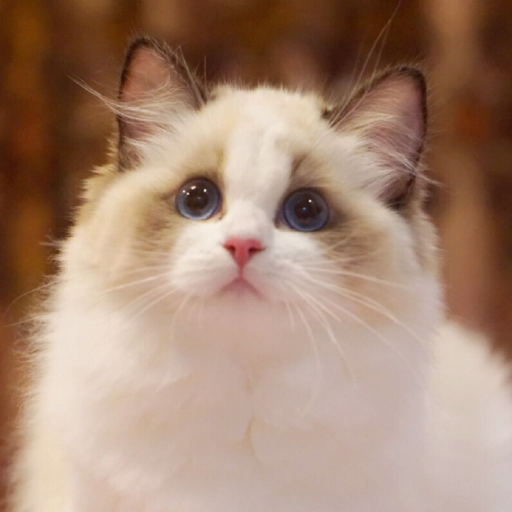
#> input picture object_dection/timg.jpg, 1024 x 1023 px (shown at 1/2 size)
$ python data_augment.py
#> lines starting #> are read from the running program, lines starting #| are printed output that depends on the picture
# 包括:
#     1. 裁剪(需改变bbox)
#     2. 平移(需改变bbox)
#     3. 改变亮度
#     4. 加噪声
#     5. 旋转角度(需要改变bbox)
#     6. 镜像(需要改变bbox)
#     7. cutout
# 注意:
#     random.seed(),相同的seed,产生的随机数是一样的!!

import time
import random
import cv2
import os
import math
import numpy as np
from skimage.util import random_noise
from skimage import exposure


# [23 lines left out: function show_pic, not called in this run]


# 图像均为cv2读取
class DataAugmentForObjectDetection():
    def __init__(self, rotation_rate=0.5, max_rotation_angle=5,
                 crop_rate=0.5, shift_rate=0.5, change_light_rate=0.5,
                 add_noise_rate=0.5, flip_rate=0.5, cutout_rate=0.5):
        self.rotation_rate = rotation_rate
        self.max_rotation_angle = max_rotation_angle
        self.crop_rate = crop_rate
        self.shift_rate = shift_rate
        self.change_light_rate = change_light_rate
        self.add_noise_rate = add_noise_rate
        self.flip_rate = flip_rate
        self.cutout_rate = cutout_rate

    # 加噪声
    # [10 lines left out: function _addNoise, not called in this run]
        # return random_noise(img, mode='gaussian', clip=True)

    # 调整亮度
    def _changeLight(self, img):
        # random.seed(int(time.time()))
        flag = random.uniform(0.5, 1.5)  # flag>1为调暗,小于1为调亮
        return exposure.adjust_gamma(img, flag)

    # cutout
    # [138 lines left out: functions _cutout, _rotate_img_bbox, not called in this run]

    # 裁剪
    def _crop_img_bboxes(self, img, bboxes):
        '''
        裁剪后的图片要包含所有的框
        输入:
            img:图像array
            bboxes:该图像包含的所有boundingboxs,一个list,每个元素为[x_min, y_min, x_max, y_max],要确保是数值
        输出:
            crop_img:裁剪后的图像array
            crop_bboxes:裁剪后的bounding box的坐标list
        '''
        # ---------------------- 裁剪图像 ----------------------
        w = img.shape[1]
        h = img.shape[0]
        x_min = w  # 裁剪后的包含所有目标框的最小的框
        x_max = 0
        y_min = h
        y_max = 0
        for bbox in bboxes:
            x_min = min(x_min, bbox[0])
            y_min = min(y_min, bbox[1])
            x_max = max(x_max, bbox[2])
            y_max = max(y_max, bbox[3])

        d_to_left = x_min  # 包含所有目标框的最小框到左边的距离
        d_to_right = w - x_max  # 包含所有目标框的最小框到右边的距离
        d_to_top = y_min  # 包含所有目标框的最小框到顶端的距离
        d_to_bottom = h - y_max  # 包含所有目标框的最小框到底部的距离

        # 随机扩展这个最小框
        crop_x_min = int(x_min - random.uniform(0, d_to_left))
        crop_y_min = int(y_min - random.uniform(0, d_to_top))
        crop_x_max = int(x_max + random.uniform(0, d_to_right))
        crop_y_max = int(y_max + random.uniform(0, d_to_bottom))

        # [7 lines of commented-out code are left out]
        crop_x_min = max(0, crop_x_min)
        crop_y_min = max(0, crop_y_min)
        crop_x_max = min(w, crop_x_max)
        crop_y_max = min(h, crop_y_max)

        crop_img = img[crop_y_min:crop_y_max, crop_x_min:crop_x_max]

        # ---------------------- 裁剪boundingbox ----------------------
        # 裁剪后的boundingbox坐标计算
        crop_bboxes = list()
        for bbox in bboxes:
            crop_bboxes.append([bbox[0] - crop_x_min, bbox[1] - crop_y_min, bbox[2] - crop_x_min, bbox[3] - crop_y_min])

        return crop_img, crop_bboxes

    # 平移
    # [80 lines left out: functions _shift_pic_bboxes, _filp_pic_bboxes, not called in this run]

    def dataAugment(self, img, bboxes):
        '''
        图像增强
        输入:
            img:图像array
            bboxes:该图像的所有框坐标
        输出:
            img:增强后的图像
            bboxes:增强后图片对应的box
        '''
        change_num = 0  # 改变的次数
        # print('------')
        # while change_num < 1:  # 默认至少有一种数据增强生效
        for i in range(1):
            # if random.random() < 0.0:  # self.crop_rate:        #裁剪
            if random.random() < 1:  # self.crop_rate:        #裁剪
                print('裁剪')
                change_num += 1
                img, bboxes = self._crop_img_bboxes(img, bboxes)
                # self.save_img(img, bboxes)


            if random.random() > self.rotation_rate:    #旋转
                print('旋转')
                change_num += 1
                # angle = random.uniform(-self.max_rotation_angle, self.max_rotation_angle)
                angle = random.sample([90, 180, 270],1)[0]
                scale = random.uniform(0.7, 0.8)
                img, bboxes = self._rotate_img_bbox(img, bboxes, angle, scale)

            if random.random() < self.shift_rate:        #平移
                # print('平移')
                change_num += 1
                img, bboxes = self._shift_pic_bboxes(img, bboxes)

            # if random.random() > self.change_light_rate:  # 改变亮度
            if random.random() > 0:
                # print('亮度')
                change_num += 1
                img = self._changeLight(img)

            if random.random() > 1:
            # if random.random() < self.add_noise_rate:  # 加噪声
                # print('加噪声')
                change_num += 1
                img = self._addNoise(img)

            if random.random() < 0:
            # if random.random() < self.cutout_rate:  # cutout
                # print('cutout')
                change_num += 1
                img = self._cutout(img, bboxes, length=200, n_holes=3, threshold=0.5)

                # [6 lines of commented-out code are left out]
        return img, bboxes


    # [5 lines left out: function save_img, not called in this run]


if __name__ == '__main__':
    import matplotlib.pyplot as plt
    from PIL import Image, ImageDraw

    img = cv2.imread('timg.jpg')
#> img is the input picture: shape (1023, 1024, 3); mean B, G, R 115.2, 134.7, 165.6
    data_auger = DataAugmentForObjectDetection()
    img2, bboxes = data_auger.dataAugment(img, [[0, 0, 500, 500]])
#> the loop in dataAugment, `for i in range(1):` made 1 pass
#> bboxes on pass 1: [[0, 0, 500, 500]]
#> pass 1, in _crop_img_bboxes, `crop_img = img[crop_y_min:crop_y_max, crop_x_min:crop_x_max]`:
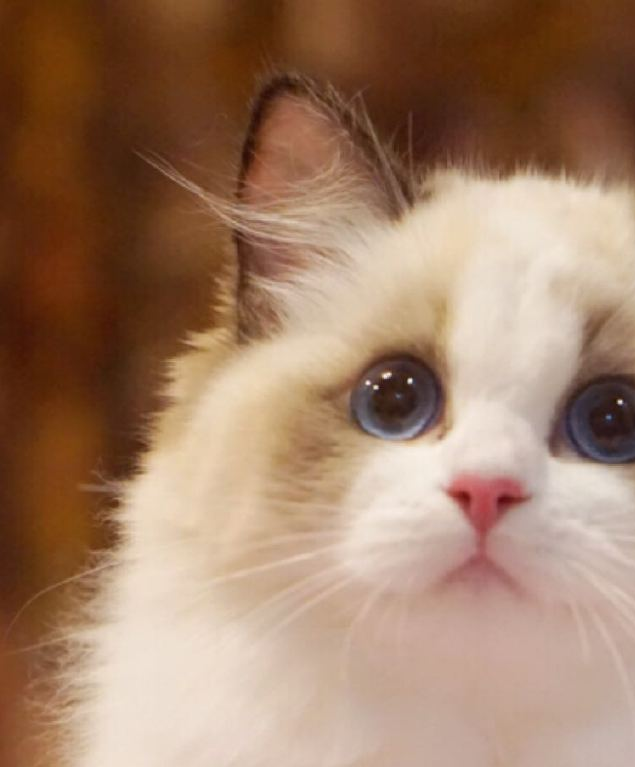
#> crop_img: shape (767, 635, 3); mean B, G, R 103.7, 127.1, 160.5
#> after the loop in dataAugment, `for i in range(1):`: change_num = 2
#> bboxes = [[0, 0, 500, 500]]
    pil_img = Image.open('timg.jpg')
    draw = ImageDraw.Draw(pil_img)
    draw.rectangle([0, 0, 500, 500], outline='red')
    pil_img.show()
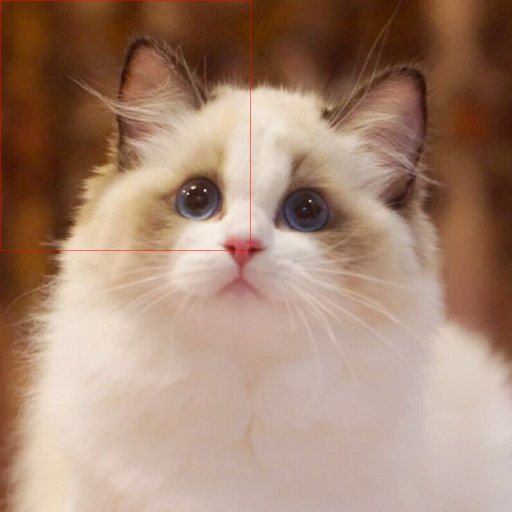
#> shown: PIL image 1024x1023 RGB (shown at 1/2 size); mean R, G, B 165.8, 134.5, 115
    pil_img.save('1.jpg')
    fig, ax = plt.subplots(1, 2)
    ax[0].imshow(img)
    ax[1].imshow(np.array(img2, dtype=np.uint8))
    plt.show()
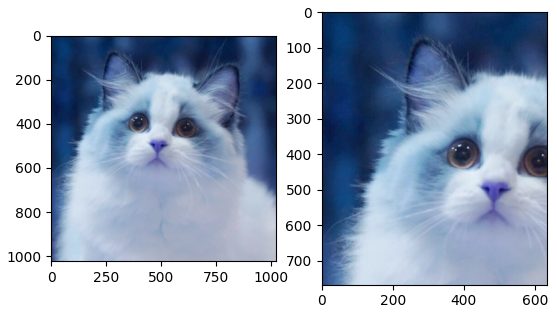
#> figure drawn by matplotlib, 2 panels; B, G, R data is drawn as R, G, B
